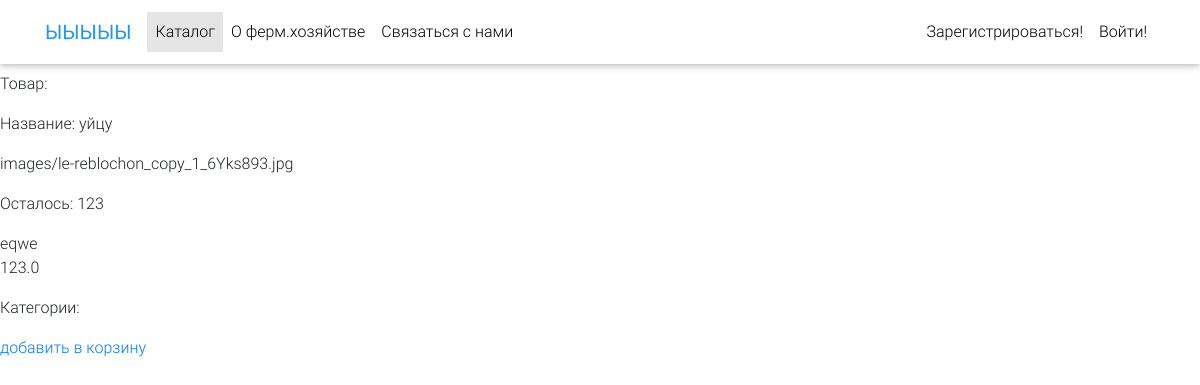
Page /users/tovar/3qd/ on the committed database.
### users/models.py (models this page shows, shortened)
class Tovar(models.Model):
    name = models.CharField(max_length=30)
    image = models.ImageField(upload_to='images', blank=True, null=True)
    count = models.IntegerField()
    short_description = models.CharField(max_length=100)
    full_description = models.CharField(max_length=500)
    price = models.FloatField()
    category = models.CharField(choices=CATEGORY_CHOICES, max_length=5)
    creation_time = models.DateTimeField(blank=True,null=False)
    slug = models.SlugField()
    category = models.ForeignKey(Category, on_delete=models.CASCADE)
    def get_add_to_order_url(self):
        return reverse("add-to-order", kwargs ={
            'slug': self.slug
        })

### users/views.py (the view)
# urls.py: path('tovar/<slug>/', TovarDetailView.as_view(), name='tovar'),
class TovarDetailView(DetailView):
    model = Tovar
    template_name = "tovar.html"

### users/templates/tovar.html (shortened to what this page needs)
{% extends 'base_layout.html' %}
{% block content %}
    <p>Товар: </p>
    <p>Название: {{ object.name }}</p>
    <p>{{ object.image }}</p>
    <p>Осталось: {{ object.count }}</p>
    {{ object.full_description }}
    <p>{{ object.price }}</p>
    <p>Категории: <p>
    <a href="{{ object.get_add_to_order_url }}"> добавить в корзину</a>
{% endblock %}

### users/templates/base_layout.html (style rules this page uses)
html, body, header, .carousel { height: 60vh; }

### rows in the picture
Tovar: name "уйцу", image "images/le-reblochon_copy_1_6Yks893.jpg", count "123", full_description "eqwe", price "123.0"
